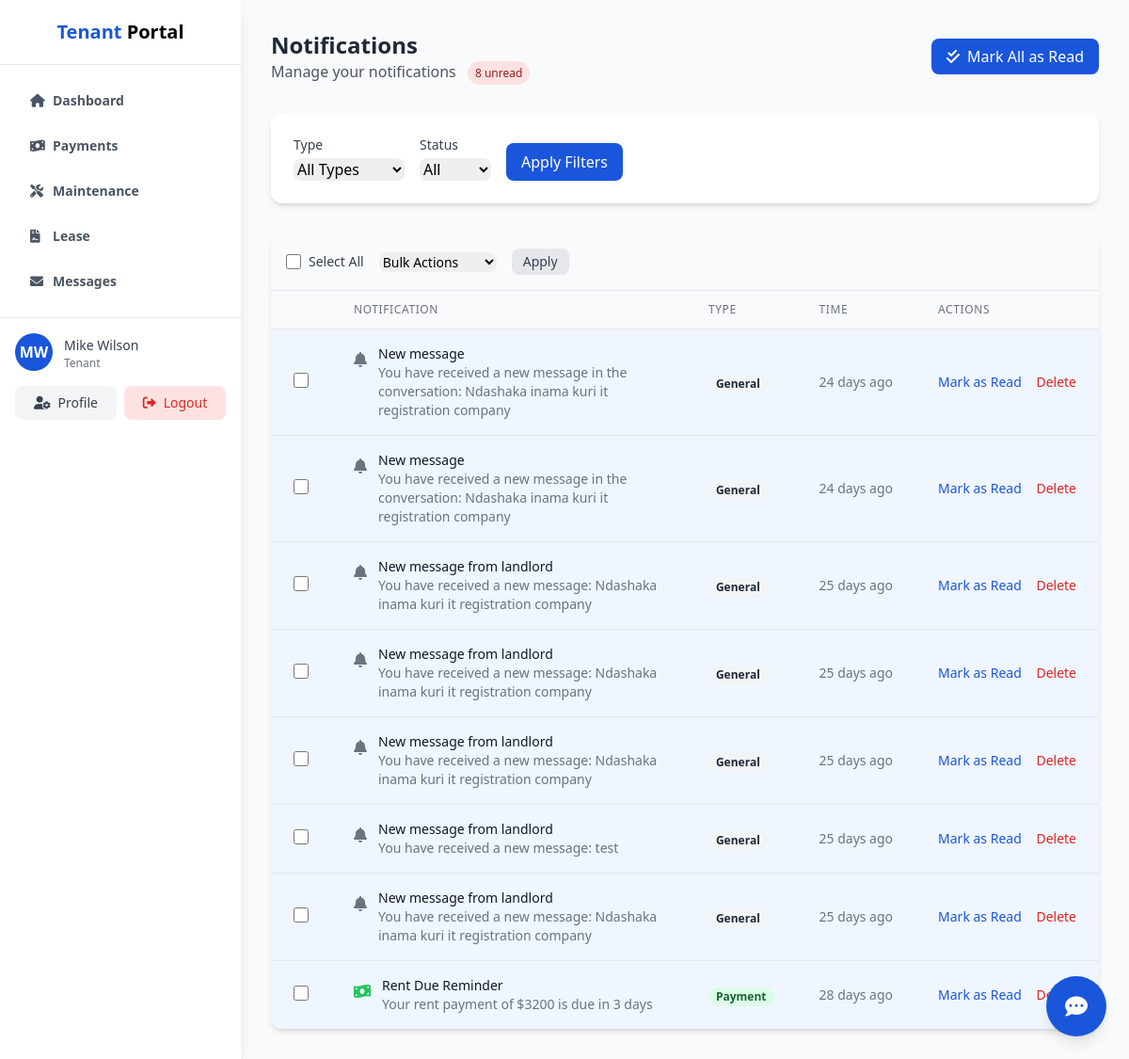
Page /tenant/notifications.php (signed in) on the committed database.
### tables this page shows
CREATE TABLE IF NOT EXISTS notifications (
    notification_id INT AUTO_INCREMENT PRIMARY KEY,
    user_id INT NOT NULL,
    title VARCHAR(100) NOT NULL,
    message TEXT NOT NULL,
    type ENUM('payment', 'maintenance', 'lease', 'general') NOT NULL,
    is_read BOOLEAN DEFAULT FALSE,
    created_at TIMESTAMP DEFAULT CURRENT_TIMESTAMP,
    FOREIGN KEY (user_id) REFERENCES users(user_id) ON DELETE CASCADE
);

### includes/functions.php (called while the page is built, shortened)
<?php
function timeAgo($datetime) {
    $now = new DateTime();
    $ago = new DateTime($datetime);
    $diff = $now->diff($ago);
    if ($diff->d > 0) {
        return $diff->d . ' day' . ($diff->d > 1 ? 's' : '') . ' ago';
    }
    return 'Just now';
}
?>

### tenant/notifications.php (the view, shortened to what this page needs)
<?php
require_once '../includes/functions.php';
$userId = $_SESSION['user_id'];
$page = isset($_GET['page']) ? (int)$_GET['page'] : 1;
$perPage = 20;
$offset = ($page - 1) * $perPage;
$type = isset($_GET['type']) ? $_GET['type'] : 'all';
$readStatus = isset($_GET['status']) ? $_GET['status'] : 'all';
$conditions = ["user_id = :userId"];
$params = ['userId' => $userId];
$whereClause = implode(' AND ', $conditions);
$stmt = $pdo->prepare("
    SELECT *
    FROM notifications
    WHERE $whereClause
    ORDER BY created_at DESC
    LIMIT :offset, :perPage
");
foreach ($params as $key => $value) {
    $stmt->bindValue($key, $value);
}
$stmt->bindValue(':offset', $offset, PDO::PARAM_INT);
$stmt->bindValue(':perPage', $perPage, PDO::PARAM_INT);
$stmt->execute();
$notifications = $stmt->fetchAll();
$stmt = $pdo->prepare("
    SELECT COUNT(*) as count
    FROM notifications
    WHERE user_id = :userId AND is_read = 0
");
$stmt->execute(['userId' => $userId]);
$unreadCount = $stmt->fetch()['count'];
?>
<!DOCTYPE html>
<html lang="en">
<head>
    <script src="https://cdn.tailwindcss.com"></script>
    <link rel="stylesheet" href="https://cdnjs.cloudflare.com/ajax/libs/font-awesome/6.0.0/css/all.min.css">
</head>
<body class="bg-gray-50">
    <?php include 'tenant_sidebar.php'; ?>
    <div class="ml-64 p-8">
        <div class="flex justify-between items-center mb-8">
            <div>
                <h2 class="text-2xl font-bold text-gray-800">Notifications</h2>
                <p class="text-gray-600">
                    Manage your notifications
                    <?php if ($unreadCount > 0): ?>
                        <span class="ml-2 px-2 py-1 text-xs font-medium bg-red-100 text-red-800 rounded-full">
                            <?php echo $unreadCount; ?> unread
                        </span>
                    <?php endif; ?>
                </p>
            </div>
            <div>
                <?php if ($unreadCount > 0): ?>
                <a href="mark_all_read.php" class="bg-primary text-white px-4 py-2 rounded-lg hover:bg-blue-700">
                    <i class="fas fa-check-double mr-2"></i>Mark All as Read
                </a>
                <?php endif; ?>
            </div>
        </div>
        <div class="bg-white rounded-xl shadow-md p-6 mb-8">
            <form method="GET" action="notifications.php" class="flex flex-wrap items-end gap-4">
                <div>
                    <label class="block text-sm font-medium text-gray-700 mb-1">Type</label>
                    <select name="type" class="rounded-lg border-gray-300 focus:border-primary focus:ring-primary">
                        <option value="all" <?php echo $type === 'all' ? 'selected' : ''; ?>>All Types</option>
                    </select>
                </div>
                <div>
                    <label class="block text-sm font-medium text-gray-700 mb-1">Status</label>
                    <select name="status" class="rounded-lg border-gray-300 focus:border-primary focus:ring-primary">
                        <option value="all" <?php echo $readStatus === 'all' ? 'selected' : ''; ?>>All</option>
                    </select>
                </div>
                <div>
                    <button type="submit" class="bg-primary text-white px-4 py-2 rounded-lg hover:bg-blue-700">
                        Apply Filters
                    </button>
                </div>
            </form>
        </div>
        <div class="bg-white rounded-xl shadow-md overflow-hidden">
            <?php if (empty($notifications)): ?>
                <div class="p-6 text-center">
                    <p class="text-gray-500">No notifications found.</p>
                </div>
            <?php else: ?>
                <form method="POST" action="notifications.php">
                    <div class="p-4 border-b border-gray-200 bg-gray-50">
                        <div class="flex items-center space-x-4">
                            <div class="flex items-center">
                                <input type="checkbox" id="selectAll" class="h-4 w-4 text-primary focus:ring-primary border-gray-300 rounded">
                                <label for="selectAll" class="ml-2 text-sm text-gray-700">Select All</label>
                            </div>
                            <div>
                                <select name="action" class="text-sm rounded-lg border-gray-300 focus:border-primary focus:ring-primary">
                                    <option value="">Bulk Actions</option>
                                </select>
                            </div>
                            <button type="submit" class="px-3 py-1 bg-gray-200 text-gray-700 text-sm rounded-lg hover:bg-gray-300">
                                Apply
                            </button>
                        </div>
                    </div>
                    <table class="min-w-full divide-y divide-gray-200">
                        <thead class="bg-gray-50">
                            <tr>
                                <th class="px-6 py-3 text-left text-xs font-medium text-gray-500 uppercase tracking-wider w-10"></th>
                                <th class="px-6 py-3 text-left text-xs font-medium text-gray-500 uppercase tracking-wider">Notification</th>
                                <th class="px-6 py-3 text-left text-xs font-medium text-gray-500 uppercase tracking-wider">Type</th>
                                <th class="px-6 py-3 text-left text-xs font-medium text-gray-500 uppercase tracking-wider">Time</th>
                                <th class="px-6 py-3 text-left text-xs font-medium text-gray-500 uppercase tracking-wider">Actions</th>
                            </tr>
                        </thead>
                        <tbody class="bg-white divide-y divide-gray-200">
                            <?php foreach ($notifications as $notification): ?>
                                <tr class="<?php echo $notification['is_read'] ? '' : 'bg-blue-50'; ?>">
                                    <td class="px-6 py-4">
                                        <input type="checkbox" name="selected[]" value="<?php echo $notification['notification_id']; ?>" class="notification-checkbox h-4 w-4 text-primary focus:ring-primary border-gray-300 rounded">
                                    </td>
                                    <td class="px-6 py-4">
                                        <div class="flex items-start">
                                            <div class="flex-shrink-0 pt-1">
                                                <?php if ($notification['type'] === 'payment'): ?>
                                                    <i class="fas fa-money-bill-wave text-green-500"></i>
                                                <?php elseif ($notification['type'] === 'maintenance'): ?>
                                                    <i class="fas fa-tools text-yellow-500"></i>
                                                <?php elseif ($notification['type'] === 'lease'): ?>
                                                    <i class="fas fa-file-contract text-blue-500"></i>
                                                <?php else: ?>
                                                    <i class="fas fa-bell text-gray-500"></i>
                                                <?php endif; ?>
                                            </div>
                                            <div class="ml-3">
                                                <p class="text-sm font-medium text-gray-900"><?php echo htmlspecialchars($notification['title']); ?></p>
                                                <p class="text-sm text-gray-500"><?php echo htmlspecialchars($notification['message']); ?></p>
                                            </div>
                                        </div>
                                    </td>
                                    <td class="px-6 py-4 whitespace-nowrap">
                                        <span class="px-2 inline-flex text-xs leading-5 font-semibold rounded-full
                                            <?php
                                            switch ($notification['type']) {
                                                case 'payment':
                                                    echo 'bg-green-100 text-green-800';
                                                    break;
                                                default:
                                                    echo 'bg-gray-100 text-gray-800';
                                                    break;
                                            }
                                            ?>">
                                            <?php echo ucfirst($notification['type']); ?>
                                        </span>
                                    </td>
                                    <td class="px-6 py-4 whitespace-nowrap text-sm text-gray-500">
                                        <?php echo timeAgo($notification['created_at']); ?>
                                    </td>
                                                                      <td class="px-6 py-4 whitespace-nowrap text-sm font-medium">
                                        <?php if ($notification['is_read']): ?>
                                            <button
                                                type="button"
                                                class="text-primary hover:text-blue-700 mr-3 notification-action"
                                                data-id="<?php echo $notification['notification_id']; ?>"
                                                data-action="unread"
                                            >
                                                Mark as Unread
                                            </button>
                                        <?php else: ?>
                                            <button
                                                type="button"
                                                class="text-primary hover:text-blue-700 mr-3 notification-action"
                                                data-id="<?php echo $notification['notification_id']; ?>"
                                                data-action="read"
                                            >
                                                Mark as Read
                                            </button>
                                        <?php endif; ?>
                                        <button
                                            type="button"
                                            class="text-red-600 hover:text-red-900 notification-action"
                                            data-id="<?php echo $notification['notification_id']; ?>"
                                            data-action="delete"
                                            data-confirm="Are you sure you want to delete this notification?"
                                        >
                                            Delete
                                        </button>
                                    </td>
                                </tr>
                            <?php endforeach; ?>
                        </tbody>
                    </table>
                </form>
            <?php endif; ?>
        </div>
    </div>
</body>
</html>

### rows in the picture
notifications: title "New message", message "You have received a new message in the conversation: Ndashaka inama kuri it registration company", type "General", created_at "24 days ago"
notifications: title "New message", message "You have received a new message in the conversation: Ndashaka inama kuri it registration company", type "General", created_at "24 days ago"
notifications: title "New message from landlord", message "You have received a new message: Ndashaka inama kuri it registration company", type "General", created_at "25 days ago"
notifications: title "New message from landlord", message "You have received a new message: Ndashaka inama kuri it registration company", type "General", created_at "25 days ago"
notifications: title "New message from landlord", message "You have received a new message: Ndashaka inama kuri it registration company", type "General", created_at "25 days ago"
notifications: title "New message from landlord", message "You have received a new message: test", type "General", created_at "25 days ago"
notifications: title "New message from landlord", message "You have received a new message: Ndashaka inama kuri it registration company", type "General", created_at "25 days ago"
notifications: title "Rent Due Reminder", message "Your rent payment of $3200 is due in 3 days", type "Payment", created_at "28 days ago"

### other values in the picture
substr($_SESSION['first_name'], 0, 1) "M"
substr($_SESSION['last_name'], 0, 1) "W"
$_SESSION['first_name'] . ' ' . $_SESSION['last_name'] "Mike Wilson"
$_SESSION['role'] "Tenant"
$unreadCount "8"
